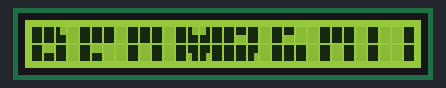
The sketch below on a simulated Arduino Uno, built with avr-gcc and run on an emulated ATmega328P. Parts: 32×2 character LCD. Random numbers use the default seed unless the sketch sets one.

Above: at 7.2 s.
At 10.9 s:
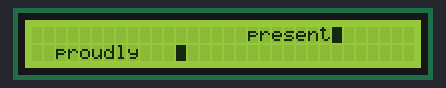
At 12.0 s:
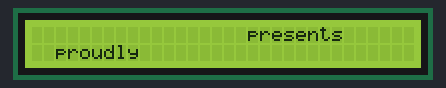
At 14.0 s:
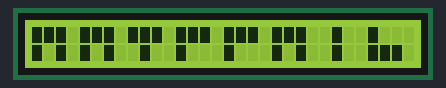
At 22.22 s:
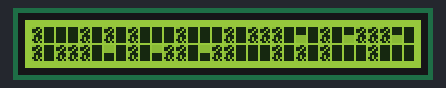
At 38.87 s:
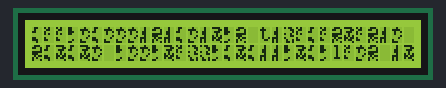

The sketch:

patches.ino
```cpp
/**************************************
 *
 * script called PATCHES, for a Liquid Crystal of 4 lines of 16 characters
 *
 * several experiments to get more out of the Liquid Crystal Display
 *
 * contrechoc 2014
 *
 * feel free to copy, hack, modify
 *
 * the idea of patches is that there are regions with a certain kind of logic (here several text and format of text)
 * between these regions is "chaos"
 *
 * used is a buffer to make more "special effects" possible
 * problem: to combine special characters with text for the buffer
 *
 * used is another buffer with code for special effects to get bigger characters
 * problem: only 8 special characters possible limiting the smoothness in the "big" font.
 *
 * this code can be made more dense!
 *
 ***************************************/

#include <LiquidCrystal.h>
LiquidCrystal lcd(12, 11, 5, 4, 3, 2);

#include <avr/pgmspace.h>

// sine lookup table pre-calculated
// from: http://interface.khm.de/index.php/lab/experiments/arduino-dds-sinewave-generator/
//

prog_uchar PROGMEM sinetable[256] = {
  128,131,134,137,140,143,146,149,152,156,159,162,165,168,171,174,
  176,179,182,185,188,191,193,196,199,201,204,206,209,211,213,216,
  218,220,222,224,226,228,230,232,234,236,237,239,240,242,243,245,
  246,247,248,249,250,251,252,252,253,254,254,255,255,255,255,255,
  255,255,255,255,255,255,254,254,253,252,252,251,250,249,248,247,
  246,245,243,242,240,239,237,236,234,232,230,228,226,224,222,220,
  218,216,213,211,209,206,204,201,199,196,193,191,188,185,182,179,
  176,174,171,168,165,162,159,156,152,149,146,143,140,137,134,131,
  128,124,121,118,115,112,109,106,103,99, 96, 93, 90, 87, 84, 81,
  79, 76, 73, 70, 67, 64, 62, 59, 56, 54, 51, 49, 46, 44, 42, 39,
  37, 35, 33, 31, 29, 27, 25, 23, 21, 19, 18, 16, 15, 13, 12, 10,
  9,  8,  7,  6,  5,  4,  3,  3,  2,  1,  1,  0,  0,  0,  0,  0,
  0,  0,  0,  0,  0,  0,  1,  1,  2,  3,  3,  4,  5,  6,  7,  8,
  9,  10, 12, 13, 15, 16, 18, 19, 21, 23, 25, 27, 29, 31, 33, 35,
  37, 39, 42, 44, 46, 49, 51, 54, 56, 59, 62, 64, 67, 70, 73, 76,
  79, 81, 84, 87, 90, 93, 96, 99, 103,106,109,112,115,118,121,124
};


// lookup table for output waveform
unsigned char wavetable[256];

byte t6[8]; // array for the special characters
unsigned char  g = 1;//used for alternating "random" special characters
int flip = 0;//used for alternating "random" special characters
int counter = 0;//used for alternating "random" special characters

char text[] = "fabrics for ever "; //to be changed of course :-)
char text1[] = "happy happyhap"; //to be changed of course :-)
char text2[] = "textile textil"; //to be changed of course :-)

//variables used to get alternating motives
int dir = 0;
int textLength = 0;
int whichText = 0;
int chaosNumber = 64;

//alternating the patches
int recycleNum = 11;

//array for generating a random sequence of numbers from 0 to 3
int posRandom[4] = {
  0,1,2,3};

//buffer, length is 17 because of the terminator of strings
char screen1[4][17] = {
  "                ", "                ", "                ", "                " };

/**************************************
 *
 * function  to fill the wavetable from EEPROM
 *
 *
 *
 ***************************************/

void sineWave()
{
  for (int i = 0; i < 256; ++i) {
    wavetable[i] = pgm_read_byte_near(sinetable + i);
  }
}

void setup() {

  sineWave();

  //
  // 32 x 2 seems the best way to initialize a 4 x 16 LCD see
  // http://web.alfredstate.edu/weimandn/lcd/lcd_addressing/lcd_addressing_index.html
  //

  lcd.begin(32, 2);

  lcd.setCursor(0, 0);
  lcd.clear();
  lcd.home();

  snow();snow();
  patches();

}

void loop() {

  /**************************************
   *
   * making random characters for the regions "in between" the words
   * because there are only 8 special characters possible, the characters "change" on the fly for the next loop
   *
   ***************************************/

  for ( int q = 0; q < 8; q++)
    if( g%2 == 0 )
      t6[q] = random(8)<<2;
    else
      t6[q] = random(64);

  lcd.createChar(g%17 + 1, t6);
  g++;

  /**************************************
   *
   *  flip - for alternating pieces of text, with random characters, textLength is varying
   * this code is not fundamental
   *
   * the source of the text is alternated in the function "reflip"
   ***************************************/

  if ( flip == 0){
    for ( int i = 0; i < 13; i++ ){
      lcd.setCursor(random (32), random(2));
      doPrint(textLength);
      counter++;
      delay(10);
    }
  }
  else
  {
    for ( int i = 0; i < 13; i++ ){
      lcd.setCursor(random (32), random(2));
      lcd.write(counter%16 + 1);
      counter++;
    }
  }

  //
  //changing the textlength
  //

  if (dir == 0)
    textLength++;
  else
    textLength--;

  //
  //direction is changed as the textlength is either 0 or 12
  //

  if (( textLength < 0)||(textLength > 12 )) flipDir();

  //
  //starting the patches of special text, the transistion is using the backscreen to make it less abrupt
  //

  if ( counter >= chaosNumber ){
    reflip();
    counter = 0;
    if ( (recycleNum)%30 == 0 ) writeRecycle();
    if ( (recycleNum)%30 == 10 )writeMessage();
    if ( (recycleNum++)%30 == 20 )circle();
  }
  delay(100);

}

/**************************************
 *
 * function  reflip: alternaing the source for the text in one of the patches
 *
 *
 *
 ***************************************/

void reflip(){
  if ( flip == 0 ){
    chaosNumber = 255;
    flip = 1;
    if ( (whichText++) % 2 == 0 ){
      for ( int i = 0; i < 13; i++ )
        text[i] = text1[i];
    }
    else
    {
      for ( int i = 0; i < 13; i++ )
        text[i] = text2[i];
    }
  }
  else{
    flip = 0;
    chaosNumber = 64;
  }
}

/**************************************
 *
 * function
 *
 *
 *
 ***************************************/

void flipDir(){
  if ( dir == 0 )
    dir = 1;
  else
    dir = 0;
}

/**************************************
 *
 * function
 *
 *
 *
 ***************************************/

void doPrint(int l){
  for ( int i = 0; i < l; i++ ){
    lcd.print(text[i]);
  }
}

/**************************************
 *
 * function
 *
 *
 *
 ***************************************/

void writeRecycle(){

  emptyBuffer();
  unsigned char nextAddress = 0;

  nextAddress = myStrCopy( 0,"Please          " , screen1[0], 16); //to be changed of course :-)
  nextAddress = myStrCopy( 0,"Recycle         " , screen1[1], 16); //to be changed of course :-)
  nextAddress = myStrCopy( 0,"me!!!!!!        " , screen1[2], 16); //to be changed of course :-)
  nextAddress = myStrCopy( 0,"   :-) ^_^ (-:  " , screen1[3], 16); //to be changed of course :-)

  bufferToScreen();

  delay(1000);

}

/**************************************
 *
 * function
 *
 *
 *
 ***************************************/

void writeMessage(){

  emptyBuffer();

  char a[4][14] = {
    "Laugh ", "Love  ", "Live   " , ":-)   "                                          }; //to be changed of course :-)
  char b[4][14] = {
    "well ", "often  ", "much  " , "^_^   "                                          }; //to be changed of course :-)
  int con = 2;
  while ( con-- > 0 ){
    getRandomFour();

    //
    //copy to the buffer
    //

    unsigned char nextAddress = 0;
    nextAddress = myStrCopy( 0, a[posRandom[0]], screen1[0], 6 );
    nextAddress = myStrCopy(nextAddress , b[posRandom[0]], screen1[0], 6 );
    nextAddress = myStrCopy(nextAddress , b[posRandom[1]], screen1[0], 6 );

    nextAddress = myStrCopy( 0, a[posRandom[1]], screen1[1], 6 );
    nextAddress = myStrCopy(nextAddress , b[posRandom[1]], screen1[1], 6 );
    nextAddress = myStrCopy(nextAddress , b[posRandom[1]], screen1[1], 6 );

    nextAddress = myStrCopy( 0, a[posRandom[2]], screen1[2], 6 );
    nextAddress = myStrCopy(nextAddress , b[posRandom[2]], screen1[2], 6 );
    nextAddress = myStrCopy(nextAddress , b[posRandom[2]], screen1[2], 6 );

    nextAddress = myStrCopy( 0, a[posRandom[3]], screen1[3], 6 );
    nextAddress = myStrCopy(nextAddress , b[posRandom[3]], screen1[3], 6 );
    nextAddress = myStrCopy(nextAddress , b[posRandom[3]], screen1[3], 6 );

    bufferToScreen();
    delay(1000);
  }
}

/**************************************
 *
 * function to generate an array of random numbers
 * (can be improved!)
 *
 *
 ***************************************/

void getRandomFour(){

  int pos[4] = {
    random(4),random(4),random(4),random(4)                                        };
  int h = random(4);
  while ( h == pos[0] ) h = random(4);
  pos[1] = h;
  h = random(4);
  while ( (h == pos[0]) || (h == pos[1]) ) h = random(4);
  pos[2] = h;
  while ( (h == pos[0]) || (h == pos[1])|| (h == pos[2]) ) h = random(4);
  pos[3] = h;

  posRandom[0] = pos[0];
  posRandom[1] = pos[1];
  posRandom[2] = pos[2];
  posRandom[3] = pos[3];

}

/**************************************
 *
 * function to copy a char string into another char string at a certain position
 *
 * (strCopy only copies one string into another)
 *
 ***************************************/

unsigned char myStrCopy( unsigned char startAddress,  char *arraySource,  char *arrayDest, unsigned char arrayLength){
  unsigned char counter = 0;
  while ( counter < arrayLength){
    arrayDest[ startAddress + counter ] = arraySource [ counter ];
    counter++;
  }
  return startAddress + counter;
}

/**************************************
 *
 * function  bufferToScreen to transfer text from backscreen to the lcd. This is done not at once, but in a random way.
 *
 * characters are randomly put from the buffer to the screen and after a while all is copied to the screen to make sure.
 *
 ***************************************/

void bufferToScreen(){
  int cc = 0;

  //255 times random writing of the characters of the buffer
  while ( cc< 255 ){
    int hx = random(4);
    int hy = random (16);

    int hpx = 0;//there is a function for this later on
    int hpy = 0;
    if ( hx == 1 || hx == 3)
      hpx = 1;
    if ( hx > 1 )
      hpy = 16;
    lcd.setCursor(hy+hpy, hpx);

    lcd.print( screen1[hx][hy] );
    delay(10);
    cc++;
  }
  delay(100);

  //copy all to be sure all is shown
  lcd.setCursor(0, 0);
  lcd.print( screen1[0] );
  lcd.setCursor(0, 1);
  lcd.print( screen1[1] );
  lcd.setCursor(16, 0);
  lcd.print( screen1[2] );
  lcd.setCursor(16, 1);
  lcd.print( screen1[3] );

}

/**************************************
 *
 * function
 *
 *
 *
 ***************************************/

void emptyBuffer(){
  int c2 = 0;

  //this should "clean" the buffer, but creates a problem (Why???)

  /*
  while ( c2 < 17 ){
   screen1[0][c2] = ' ';
   screen1[1][c2] = ' ';
   screen1[2][c2] = ' ';
   screen1[3][c2] = ' ';
   c2++;
   }
   */

}

/**************************************
 *
 * function
 *
 *
 *
 ***************************************/

void circle(){
  emptyBuffer();

  for ( int i2 = 0; i2 < 255 ; i2+=5){
    int xp = 16*wavetable[  i2]/256;
    int yp = 4*wavetable[ (i2 + 64)%255]/256;
    screen1[yp][xp] = '*';
  }
  bufferToScreen();
  delay(500);

  unsigned char nextAddress = 0;

  nextAddress = myStrCopy( 2, "Threading", screen1[1], 9 );
  nextAddress = myStrCopy( 2, "the Universe", screen1[2], 12 );

  bufferToScreen();
  delay(1000);

}

/**************************************
 *
 * function
 *
 *
 *
 ***************************************/

void patches(){

  lcd.setCursor(0,0);

  //
  // creating the parts of the "big" letters
  //

  byte b1[8] = { //all black
    0b11111,
    0b11111,
    0b11111,
    0b11111,
    0b11111,
    0b11111,
    0b11111,
    0b11111
  };
  byte b0[8] = {//all white
    0b00000,
    0b00000,
    0b00000,
    0b00000,
    0b00000,
    0b00000,
    0b00000,
    0b00000
  };
  byte b3[8] = {
    0b11111,
    0b11111,
    0b11111,
    0b11111,
    0b00000,
    0b00000,
    0b00000,
    0b00000
  };

  byte b2[8] = {
    0b00000,
    0b00000,
    0b00000,
    0b00000,
    0b11111,
    0b11111,
    0b11111,
    0b11111
  };

  //
  // this is all we need for the "PATCHES" text
  //

  lcd.createChar(1, b1);
  lcd.createChar(2, b0);
  lcd.createChar(3, b3);
  lcd.createChar(4, b2);

  //
  // for the BEAM text we need some more special characters
  //

  byte b4[8] = {
    0b11000,
    0b11000,
    0b11000,
    0b11000,
    0b11111,
    0b11111,
    0b11111,
    0b11111
  };
  byte b5[8] = {
    0b11111,
    0b11111,
    0b11111,
    0b11111,
    0b11100,
    0b11100,
    0b11100,
    0b11100
  };
  byte b6[8] = {
    0b00011,
    0b00011,
    0b00011,
    0b00011,
    0b11111,
    0b11111,
    0b11111,
    0b11111
  };
  byte b7[8] = {
    0b11111,
    0b11111,
    0b11111,
    0b11111,
    0b00111,
    0b00111,
    0b00111,
    0b00111
  };


  lcd.createChar(5, b4);
  lcd.createChar(6, b5);
  lcd.createChar(7, b6);
  lcd.createChar(8, b7);

  //
  // coding of the first title
  //

  char beam[4][17] = { // word "BEAM" which should be changed: first screen shown once (fits on one screen)
    "1140111011101461",
    "1210120010101751",
    "1310130011101001",
    "1150111010101001"                };

  //
  //write word "beam"
  //

  for ( int j = 0; j < 4; j++ )
  {
    for ( int i = 0; i < 17; i++ )
    {
      setCursorFor16_4(j,i);
      writeCharForBigWords(i, beam[j] );
    }
  }
  delay(2000);
  //the word patches in code
  unsigned char nextAddress = 0;
  nextAddress = myStrCopy( 2, "proudly        ", screen1[1], 14 );
  nextAddress = myStrCopy( 2, "presents       ", screen1[2], 14 );

  bufferToScreen();
  delay(2000);

  //
  // coding of the second title
  //

  char patches[4][28] = {  // word "PATCHES" which should be changed: in first screen shown once - in two halves
    "111011101110111010101110111",
    "101010100100100012101200120",
    "111011100100100013101300031",
    "100010100100111010101110111"                      };
  //
  //the word "patcees" does not fit on this screen, so:
  //

  //write first half of word "patches"
  int cc = 0;
  while ( cc++ <  4 ){
    for ( int j = 0; j < 4; j++ )
    {
      for ( int i = 0; i < 16; i++ )
      {

        setCursorFor16_4(j,i);
        writeCharForBigWords(i, patches[j] );

      }
    }
    delay(2000 -cc*400 );
    //write second half of word "patches"

    for ( int j = 0; j < 4; j++ )
    {
      for ( int i = 0; i < 16; i++ )
      {
        setCursorFor16_4(j,i);
        writeCharForBigWords(i+11, patches[j] );

      }
    }
    delay(2000 -cc*400);

  }
}

/**************************************
 *
 * function  writeCharForBigWords, from the code the special character is printed
 *
 *
 *
 ***************************************/

void writeCharForBigWords(int i, char *textBit){
  if ( textBit[i] == '1' ) {
    lcd.write(1);
  }
  else if ( textBit[i] == '0' )  {
    lcd.write(2);
  }
  else if ( textBit[i] == '2' )  {
    lcd.write(4);
  }
  else if ( textBit[i] == '3' )  {
    lcd.write(3);
  }
  else if ( textBit[i] == '4' )  {
    lcd.write(5);
  }
  else if ( textBit[i] == '5' )  {
    lcd.write(6);
  }
  else if ( textBit[i] == '6' )  {
    lcd.write(7);
  }
  else if ( textBit[i] == '7' )  {
    lcd.write(8);
  }
}

/**************************************
 *
 * function to set the cursor from horizontal, vertical
 *
 * specific for LCD 16 * 4
 *
 ***************************************/
void setCursorFor16_4(int j, int i){
  if ( (j>-1)&&(j<4)&&(i>-1)&&(i<16)){
  int hpx = 0;
  int hpy = 0;
  if ( j == 1 || j == 3)
    hpx = 1;
  if ( j > 1 )
    hpy = 16;
  lcd.setCursor(i+hpy, hpx);
  }
}

 void snow(){
  byte snow[32];
  byte flake[4] = {
    0b01010,
    0b11111,
    0b11111,
    0b01010
  };

  for ( int falling = 0 ; falling < 32; falling++){ //insert the flake, make it start at -4

    for (int i = -4 ; i<36; i++) //not 0 because of the  lcd.createChar(0, ) issue
      snow[i] = 0b00000;

    for (int j = 0 ; j<4 ; j++)
      if( ((falling + j) > -1) && ((falling + j)< 32))
        snow[falling+j] = flake[j];

    //making four special characters
    for (int i = 1 ; i<5 ; i++) //not 0 because of the  lcd.createChar(0, ) issue
    {
      byte s1[8];
      for (int j = 0 ; j<8 ; j++)
        s1[j] = snow[(i-1)*8+j];
      lcd.createChar(i, s1);
      //make snowflakes appear on the screen

      //using the trick of rotating the chars to get another position
      setCursorFor16_4(i-1, 0) ;
      lcd.write(i);
      setCursorFor16_4((i-1 +4 -3 )%4, 3) ;
      lcd.write(i);
      setCursorFor16_4((i-1 +4 +2 )%4, 5) ;
      lcd.write(i);
      setCursorFor16_4((i-1 +4 +1 )%4, 7) ;
      lcd.write(i);
      setCursorFor16_4((i-1 +4 -1 )%4, 8) ;
      lcd.write(i);
      setCursorFor16_4((i-1 +4 -4 )%4, 12) ;
      lcd.write(i);
    }
    delay(100);
  }
}
```

Measured:
- what the display in image 0 shows lasts 2.0 s, from 7.2 s to 9.2 s
- what the display in image 1 shows lasts 0.8 s, from 10.8 s to 11.6 s
- what the display in image 3 shows lasts 1.6 s, from 14.0 s to 15.6 s
